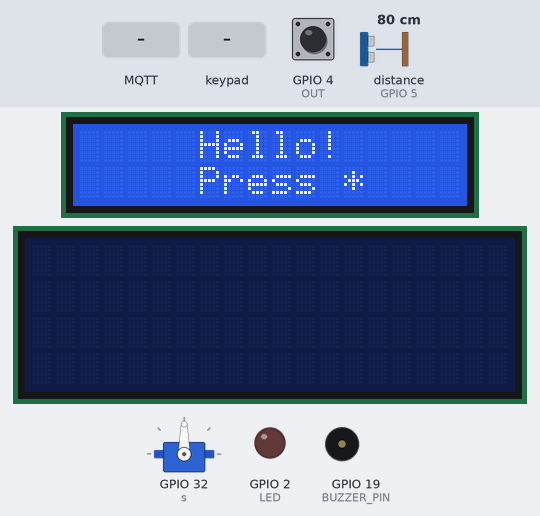
Bench run of a sketch on a simulated ESP32. Parts: servo, 16×2 character LCD, 20×4 character LCD, output pins drawn as LEDs (lit = HIGH), buzzer (waves = sounding). Wiring (from diagram.json): ultrasonic range finder: trigger GPIO 18; echo GPIO 5. Inputs (shaded band) come from the test bench; at power-on: GPIO 4 (OUT) LOW, distance to the obstacle (sensor on GPIO 5) 80 cm. The echo pulse lasts 58.3 µs per cm; WiFi joins after 1.5 s; servers stay silent unless stated; no MQTT or app messages arrive unless stated; pins used as bus, display or sensor lines are not drawn; what the sketch prints to the serial monitor is not drawn.

Above: at 2.9 s.
3.0 s: GPIO 4 (OUT) driven HIGH
At 4.1 s:
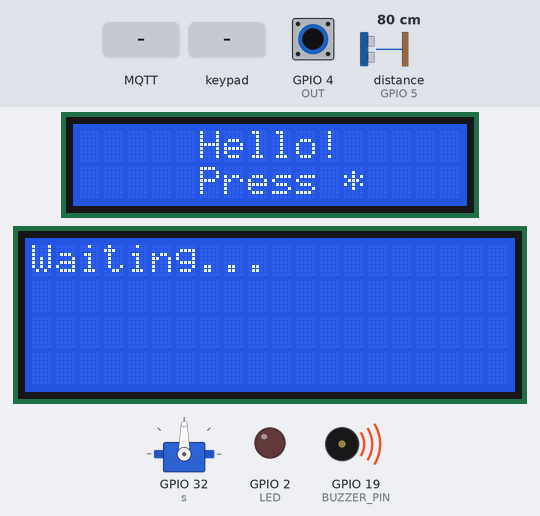
6.4 s: MQTT message "codechange" arrives on the first subscribed topic
At 7.4 s:
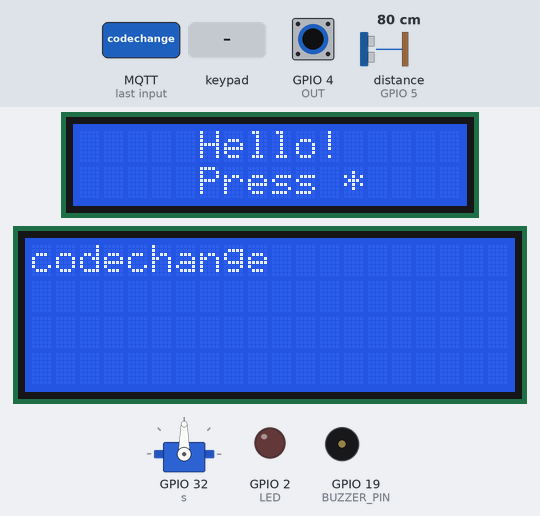
8.5 s: MQTT message "*" arrives on the first subscribed topic
12.6 s: key '*' pressed
16.7 s: keypad keys 1 2 3 4 pressed 0.757 s apart
At 19.8 s:
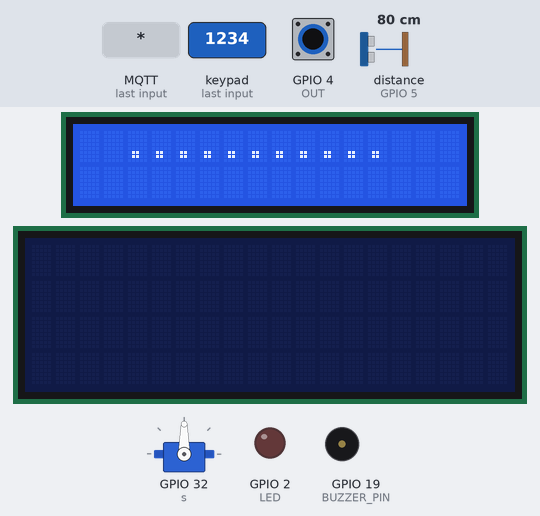
21.2 s: keypad keys 1 2 3 4 * pressed 0.757 s apart
At 29.4 s:
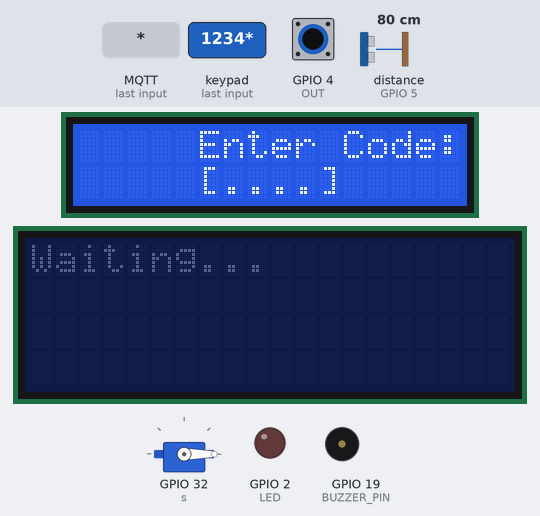
Timing chart, 0 to 30.4 s (numbered marks = the images above; inputs shaded):
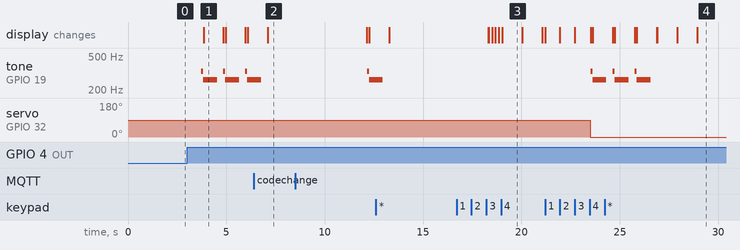

The sketch:

sketch.ino
```cpp
#include <WiFi.h>         //library for wifi
#include <PubSubClient.h> //library for MQtt
#include <LiquidCrystal_I2C.h>
#include <Keypad.h>
#include <ESP32Servo.h>
Servo s;

const byte KEYPAD_ROWS = 4;
const byte KEYPAD_COLS = 4;
byte rowPins[KEYPAD_ROWS] = {12, 13, 14, 15};
byte colPins[KEYPAD_COLS] = {26, 25, 27, 23};
char keys[KEYPAD_ROWS][KEYPAD_COLS] = {
    {'1', '2', '3', 'A'},
    {'4', '5', '6', 'B'},
    {'7', '8', '9', 'C'},
    {'*', '0', '#', 'D'}};

Keypad keypad = Keypad(makeKeymap(keys), rowPins, colPins, KEYPAD_ROWS, KEYPAD_COLS);

#define lcd_ADDR 0x27
#define LCD_ADDR 0x26
#define LED 2
#define OUT 4
#define BUZZER_PIN 19
#define UltraTrig 18
#define UltraEcho 5
#define KEY_C 262 // 261.6256 Hz (middle C)
#define KEY_E 330 // 329.6276 Hz

LiquidCrystal_I2C LCD = LiquidCrystal_I2C(LCD_ADDR, 20, 4);
LiquidCrystal_I2C lcd(lcd_ADDR, 16, 2);

String result = "";

void callback(char *subscribetopic, byte *payload, unsigned int payloadLength);

#define ORG "bko7qo"       // IBM ORGANITION ID
#define DEVICE_TYPE "abcd" // Device type mentioned in ibm watson IOT Platform
#define DEVICE_ID "1234"   // Device ID mentioned in ibm watson IOT Platform
#define TOKEN "12345678"   // Token
String data;

char server[] = ORG ".messaging.internetofthings.ibmcloud.com"; // Server Name
char publishTopic[] = "iot-2/evt/Data/fmt/json";                // topic name and type of event perform and format in which data to be send
char publishTopic1[] = "iot-2/evt/Data/fmt/String";
char subscribetopic[] = "iot-2/cmd/command/fmt/String"; // cmd  REPRESENT command type AND COMMAND IS TEST OF FORMAT STRING
char authMethod[] = "use-token-auth";                   // authentication method
char token[] = TOKEN;
char clientId[] = "d:" ORG ":" DEVICE_TYPE ":" DEVICE_ID; // client id

WiFiClient wifiClient;
PubSubClient client(server, 1883, callback, wifiClient);

int pos;

void setup(){
    Serial.begin(115200);
    s.attach(32);
    lcd.init();
    LCD.init();
    lcd.backlight();
    startMessage();
    pinMode(OUT, INPUT);
    pinMode(LED, OUTPUT);
    pinMode(UltraTrig, OUTPUT);
    pinMode(UltraEcho, INPUT);
    pinMode(BUZZER_PIN, OUTPUT);
    wificonnect();
    mqttconnect();
}

void startMessage(){
    lcd.clear();
    lcd.setCursor(5, 0);
    lcd.print("Hello!");
    lcd.setCursor(5, 1);
    lcd.print("Press *");
}

void lock(int pos){
    if (pos == -1){
        s.write(90);
        lcd.clear();
        lcd.print("Door locked!");
    }
    else if (pos = 89){
        s.write(0);
        lcd.clear();
        lcd.print("Door Unlocked!");
    }
}

String inputCode(){
    lcd.setCursor(5, 0);
    lcd.print("New Code");
    lcd.setCursor(5, 1);
    lcd.print("[____]");
    lcd.setCursor(6, 1);
    while (result.length() < 4){
        char key = keypad.getKey();
        if (key >= '0' && key <= '9'){
            lcd.print('*');
            result += key;
        }
    }
    lcd.clear();
    lcd.setCursor(2, 0);
    lcd.print("...........");
    delay(1000);
    lcd.clear();
    lcd.setCursor(0, 0);
    lcd.print("New Code saved!");
    delay(1000);
    return result;
}

void actualCode(){
    String realCode = result;
    int i = 0;
    String code = "";
    lcd.clear();
    lcd.setCursor(5, 0);
    lcd.print("Enter Code:");
    lcd.setCursor(5, 1);
    lcd.print("[....]");
    lcd.setCursor(6, 1);
    while (code.length() < 4){
        char key = keypad.getKey();
        if (key >= '0' && key <= '9'){
            lcd.print('*');
            code += key;
        }
    }
    if (code == realCode){
        pos = s.read();
        lock(pos);
        startMessage();
    }

    else{
        lcd.clear();
        lcd.setCursor(4, 0);
        lcd.print("Wrong Code!");
        lcd.setCursor(3, 1);
        lcd.print("BREAK IN!!");
        delay(1000);
        startMessage();
    }
}

void loop(){
    char key = keypad.getKey();
    if (key == '*'){
        lcd.clear();
        inputCode();
        actualCode();
    }
    pos = s.read();
    digitalWrite(18, LOW);
    digitalWrite(18, HIGH);
    delayMicroseconds(10);
    digitalWrite(18, LOW);
    float dur = pulseIn(5, HIGH);
    float dis = (dur * 0.0343) / 2;
    int state = digitalRead(OUT);
    PublishData(result, dis, pos);
    PublishData(state);
    if (state == 1){
        tone(BUZZER_PIN, KEY_E, 500);
        delay(100);
        tone(BUZZER_PIN, KEY_C, 700);
        LCD.backlight();
        LCD.setCursor(0, 0);
        LCD.print("Waiting...");
    }
    delay(1000);
    LCD.noBacklight();
    if (!client.loop())
    {
        mqttconnect();
    }
}

// for doorbell
void PublishData(int value){
    mqttconnect();
    String payload = String(value);

    Serial.print("Sending payload: ");
    Serial.println(payload);

    if (client.publish(publishTopic1, (char *)payload.c_str()))
        Serial.println("Publish ok");
    else
        Serial.println("Publish failed");
}

// for doorlock and alarm
void PublishData(String result, float dis, int pos){
    mqttconnect();

    // creating the String in in form JSon to update the data to ibm cloud
    String payload = "{\"Code\":";
    payload += result;
    payload += ", \"Distance\":";
    payload += dis;
    payload += ", \"ServoPos\":";
    payload += pos;
    payload += "}";

    Serial.print("Sending payload: ");
    Serial.println(payload);

    if (client.publish(publishTopic, (char *)payload.c_str()))
        Serial.println("Publish ok");
    else
        Serial.println("Publish failed");
}

void mqttconnect(){
    if (!client.connected()){
        Serial.print("Reconnecting client to ");
        Serial.println(server);
        while (!!!client.connect(clientId, authMethod, token)){
            Serial.print(".");
            delay(500);
        }
        initManagedDevice();
        Serial.println();
    }
}

void wificonnect(){
    Serial.println();
    Serial.print("Connecting to ");

    WiFi.begin("Wokwi-GUEST", "", 6);
    while (WiFi.status() != WL_CONNECTED){
        delay(500);
        Serial.print(".");
    }
    Serial.println("");
    Serial.println("WiFi connected");
    Serial.println("IP address: ");
    Serial.println(WiFi.localIP());
}

void initManagedDevice() {
    if (client.subscribe(subscribetopic)) {
        Serial.println(subscribetopic);
        Serial.println("subscribe to cmd OK");
    } else {
        Serial.println("subscribe to cmd FAILED");
    }
}

void callback(char* subscribetopic, byte* payload, unsigned int payloadLength) {
    Serial.print("callback invoked for topic: ");
    Serial.println(subscribetopic);

    for (int i = 0; i < payloadLength; i++) {
        // Serial.print((char)payload[i]);
        data += (char)payload[i];
    }

    Serial.println("data: " + data);

    if (data == "{\"command\":\"lighton\"}") {
        Serial.println(data);
        digitalWrite(LED, HIGH);
    } else if (data == "{\"command\":\"lightoff\"}") {
        Serial.println(data);
        digitalWrite(LED, 0);
    } else if (data == "{\"command\":\"codecorrect\"}") {
        int pos = s.read();
        lock(pos);
        startMessage();
    } else if (data.substring(12, 22) == "codechange") {
        result = data.substring(22, 26);
    } else if (data == "{\"command\":\"buzzeron\"}") {
        tone(BUZZER_PIN, 1000);
    } else if (data == "{\"command\":\"buzzeroff\"}") {
        noTone(BUZZER_PIN);
    } else {
        String text = data;
        LCD.clear();
        LCD.backlight();
        int len = sizeof(text);
        int diff = 80 - len;
        char str = ' ';

        for (int i = 0; i < diff; i++)
            text = text + str;

        for (int line = 0; line < 4; line++) {
            LCD.setCursor(0, line);
            LCD.print(text.substring(line * 20, (line + 1) * 20));
        }

        Serial.println("data: " + text);
        delay(5000);
        LCD.clear();
        LCD.noBacklight();
        Serial.println(data);
    }
    data = "";
}
```

Measured:
- after the input at 3.0 s, tone on GPIO 19 (BUZZER_PIN): silent → 330 Hz after 0.73 s, then repeats every 1.1 s: 262 Hz 0.70 s, silent 0.32 s, 330 Hz 0.10 s; the display: changes after 0.84 s (image 1)
- after the input at 6.4 s, tone on GPIO 19 (BUZZER_PIN): goes on until 6.8 s, then stays silent; the display: changes after 0.70 s (image 2)
- after the input at 16.7 s, the display: first differs from a run without the input after 1.8 s (image 3 shows a later state)
- after the input at 21.2 s, tone on GPIO 19 (BUZZER_PIN): silent → 330 Hz after 2.3 s, then repeats every 1.1 s: 262 Hz 0.70 s, silent 0.32 s, 330 Hz 0.10 s, until it stays silent from 26.6 s; servo on GPIO 32 (s): 90° → 0° after 2.3 s; the display: first changes at once (image 4 shows a later state)
- what the display in image 1 shows lasts 1.0 s, from 3.8 s to 4.8 s
